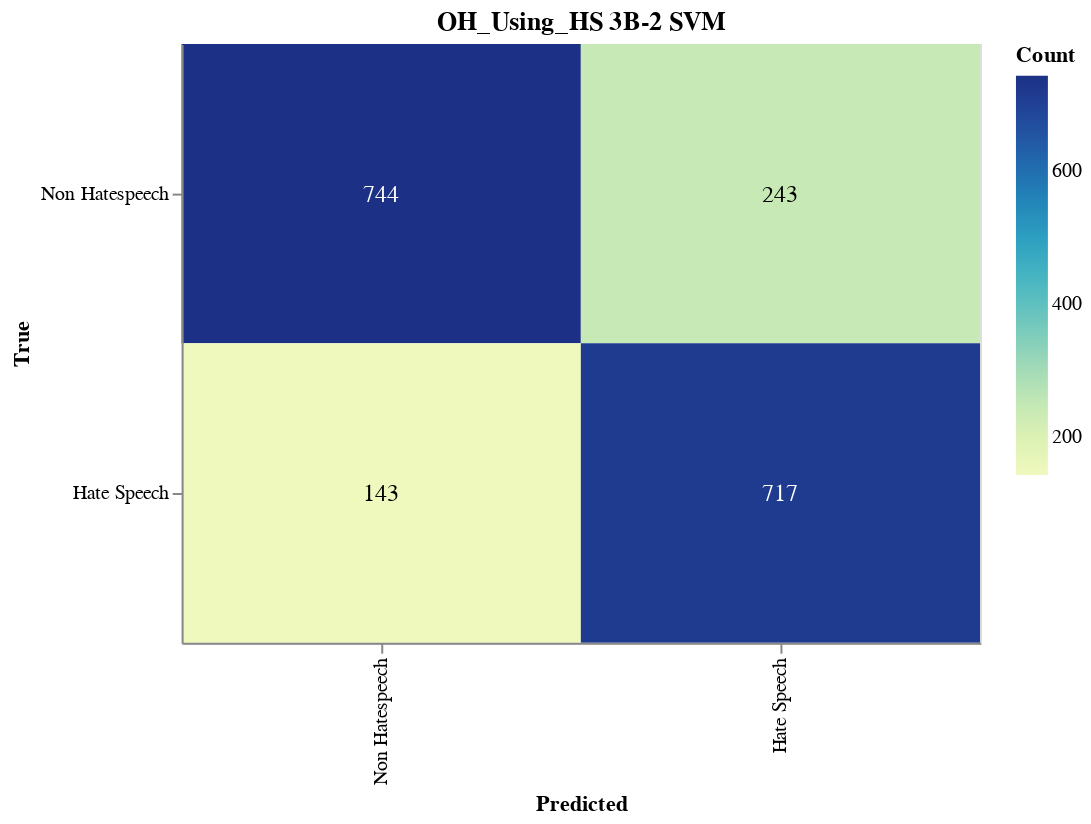

The notebook cell this image was saved under:
### Markdown cell above
#### Save Confusion Matrix

### Code cell
import altair as alt
import pandas as pd
from sklearn.metrics import confusion_matrix

# Calculate the confusion matrix
cm = confusion_matrix(true_labels, adjusted_predictions)

# Define class names
class_names = ['Non Hatespeech', 'Hate Speech']

# Convert confusion matrix to DataFrame
cm_df = pd.DataFrame(cm, index=class_names, columns=class_names).reset_index().melt(id_vars='index')
cm_df.columns = ['True', 'Predicted', 'Count']

# Ensure the order of categories
cm_df['True'] = pd.Categorical(cm_df['True'], categories=class_names, ordered=True)
cm_df['Predicted'] = pd.Categorical(cm_df['Predicted'], categories=class_names, ordered=True)

# Create the Altair plot
heatmap = alt.Chart(cm_df).mark_rect().encode(
    x=alt.X('Predicted:O', sort=class_names),
    y=alt.Y('True:O', sort=class_names),
    color='Count:Q',
    tooltip=['True', 'Predicted', 'Count']
).properties(
    width=400,
    height=300,
    title='OH_Using_HS 3B-2 SVM'
)

# Add text labels
text = heatmap.mark_text(
    align='center',
    baseline='middle',
    fontSize=12
).encode(
    text='Count:Q',
    color=alt.condition(
        alt.datum.Count > cm.max() / 2,
        alt.value('white'),
        alt.value('black')
    )
)

# Combine heatmap and text
final_chart = heatmap + text

# Display the plot
final_chart.show()

### Figure 1 — Vega-Lite specification as saved in the notebook (floating-point values rounded to 4 significant figures)
{"config": {"view": {"continuousWidth": 300, "continuousHeight": 300}}, "layer": [{"mark": {"type": "rect"}, "encoding": {"color": {"field": "Count", "type": "quantitative"}, "tooltip": [{"field": "True", "type": "ordinal"}, {"field": "Predicted", "type": "ordinal"}, {"field": "Count", "type": "quantitative"}], "x": {"field": "Predicted", "sort": ["Non Hatespeech", "Hate Speech"], "type": "ordinal"}, "y": {"field": "True", "sort": ["Non Hatespeech", "Hate Speech"], "type": "ordinal"}}, "title": "OH_Using_HS 3B-2 SVM"}, {"mark": {"type": "text", "align": "center", "baseline": "middle", "fontSize": 12}, "encoding": {"color": {"condition": {"test": "(datum.Count > 372.0)", "value": "white"}, "value": "black"}, "text": {"field": "Count", "type": "quantitative"}, "tooltip": [{"field": "True", "type": "ordinal"}, {"field": "Predicted", "type": "ordinal"}, {"field": "Count", "type": "quantitative"}], "x": {"field": "Predicted", "sort": ["Non Hatespeech", "Hate Speech"], "type": "ordinal"}, "y": {"field": "True", "sort": ["Non Hatespeech", "Hate Speech"], "type": "ordinal"}}, "title": "OH_Using_HS 3B-2 SVM"}], "data": {"name": "data-e2e10d55f931394bc997dce71f8e3b5e"}, "height": 300, "width": 400, "$schema": "https://vega.github.io/schema/vega-lite/v5.17.0.json", "datasets": {"data-e2e10d55f931394bc997dce71f8e3b5e": [{"True": "Non Hatespeech", "Predicted": "Non Hatespeech", "Count": 744}, {"True": "Hate Speech", "Predicted": "Non Hatespeech", "Count": 143}, {"True": "Non Hatespeech", "Predicted": "Hate Speech", "Count": 243}, {"True": "Hate Speech", "Predicted": "Hate Speech", "Count": 717}]}}
